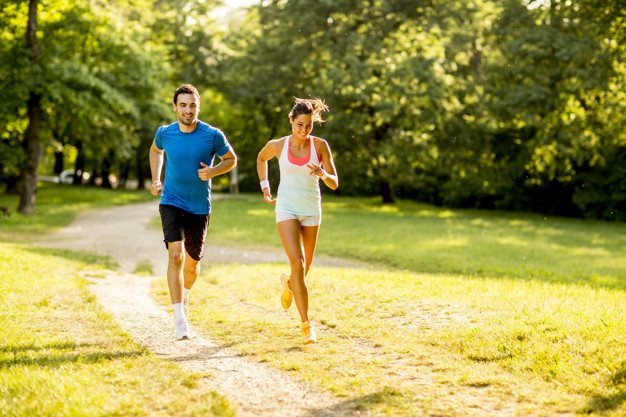
#> input picture - Images/Running.png, 626 x 417 px, found by its file name
$ jupyter execute 'HOG and SVM to Detect People Running.ipynb'
#> lines starting #> are read from the running program, lines starting #| are printed output that depends on the picture
[cell 1]
#Import Libs
from matplotlib import pyplot as plot
import matplotlib as mpl
import urllib.request
import urllib.parse
import numpy as np
import math
import cv2

[cell 2]
#URL Image
image_url = 'https://raw.githubusercontent.com/jrafa1607/Computational-Vision-In-Python/main/-%20Images/Running.png'

[cell 3]
#Open the Image
with urllib.request.urlopen(image_url) as url:
    s = url.read()

[cell 4]
#Convert to a Numpy Array and Decode with cv2
img = cv2.imdecode(np.frombuffer(s, np.uint8), -1)
#> img is the input picture: shape (417, 626, 3); mean B, G, R 78, 152.2, 157.7

[cell 5]
#Convert from BGR to RGB
img = cv2.cvtColor(img, cv2.COLOR_BGR2RGB)

[cell 6]
#Show the Image
plot.imshow(img,cmap='gray')
plot.show()

[cell 7]
#Convert from RGB to GrayScale
img_gray=cv2.cvtColor(img, cv2.COLOR_BGR2GRAY)
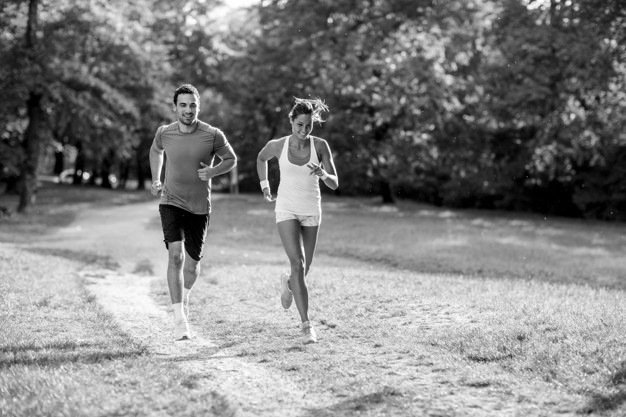
#> img_gray: shape (417, 626); min 0, max 255, mean 130.6

### Histogram of Oriented Gradients (HOG)

**HOG** is a feature descriptor used in computer vision and image processing for object detection. It describes the appearance of a local object by the distribution of intensity gradients or edge directions. Here's how it generally works:

1.  **Gradient Computation**: The first step is to calculate the gradient (magnitude and orientation) for each pixel in the image. Gradients are essential because the magnitude is large around edges and corners, and the orientation indicates the direction of intensity change.

2.  **Cell Division**: The image is divided into small connected regions called "cells." For each cell, a histogram of gradient directions is compiled. Each pixel within the cell votes for an orientation bin based on its gradient orientation and magnitude.

3.  **Block Normalization**: To account for variations in illumination and contrast, the local histograms are contrast-normalized. This is done by grouping the cells into larger, overlapping blocks and normalizing the histograms within each block. This normalization process improves the detector's robustness to illumination changes.

4.  **HOG Feature Vector**: All the normalized histograms from all blocks are concatenated into a single feature vector, which represents the HOG descriptor for that image or image region.

5. **HOG with Support Vector Machine (SVM):** HOG descriptors are typically used in conjunction with a machine learning classifier, most commonly a Support Vector Machine (SVM), for object detection. The process is as follows: **Training** and **Detection**.

[cell 8]
#HOG Descriptor Selection
hog = cv2.HOGDescriptor()

[cell 9]
#Define the SVM Detector
hog.setSVMDetector(cv2.HOGDescriptor_getDefaultPeopleDetector())

[cell 10]
#Create the Voxes for Detection
boxes, weights = hog.detectMultiScale(img_gray)
#> boxes = [[238, 85, 125, 251], [115, 62, 142, 284]]; weights = [1.36, 2.15]

[cell 11]
#Make the Classification
for (x, y, w, h) in boxes:

    LeftUpper = (x, y)
    RightLower = (x + w, y + h)
    color = (0, 255, 0)
    width = 2

    cv2.rectangle(img, LeftUpper, RightLower, color, width)
#> this loop made 2 passes
#> (x, y, w, h, RightLower, color, width) on passes 1 to 2: (238, 85, 125, 251, (363, 336), (0, 255, 0), 2), (115, 62, 142, 284, (257, 346), (0, 255, 0), 2)
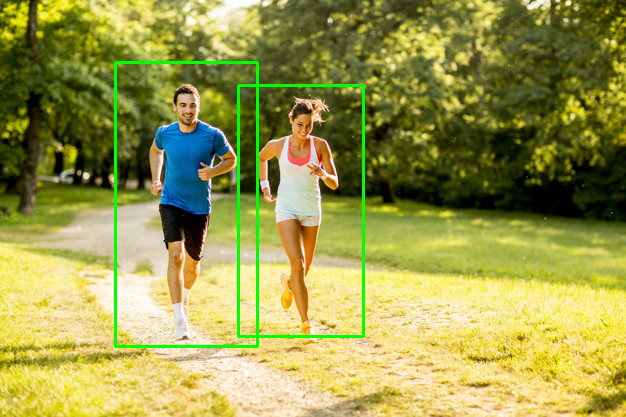
#> img: shape (417, 626, 3); mean R, G, B 154.8, 154, 76.4

plot.imshow(img,cmap='gray')
plot.show()
